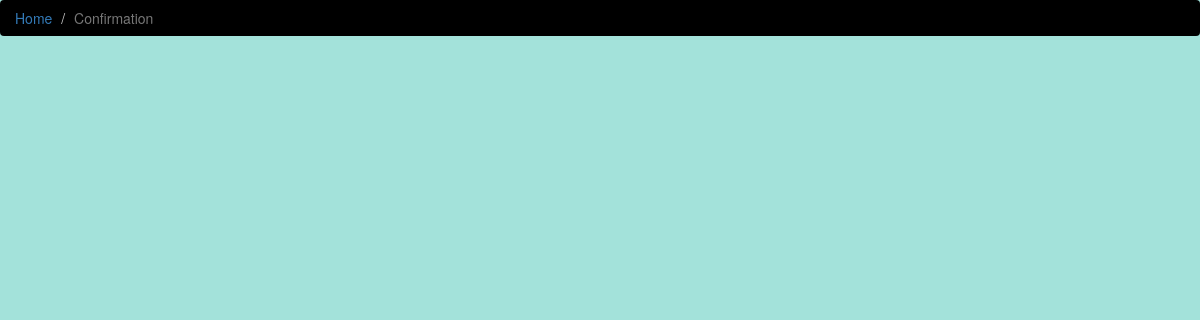
Page /state/confirm on the earlier database version.
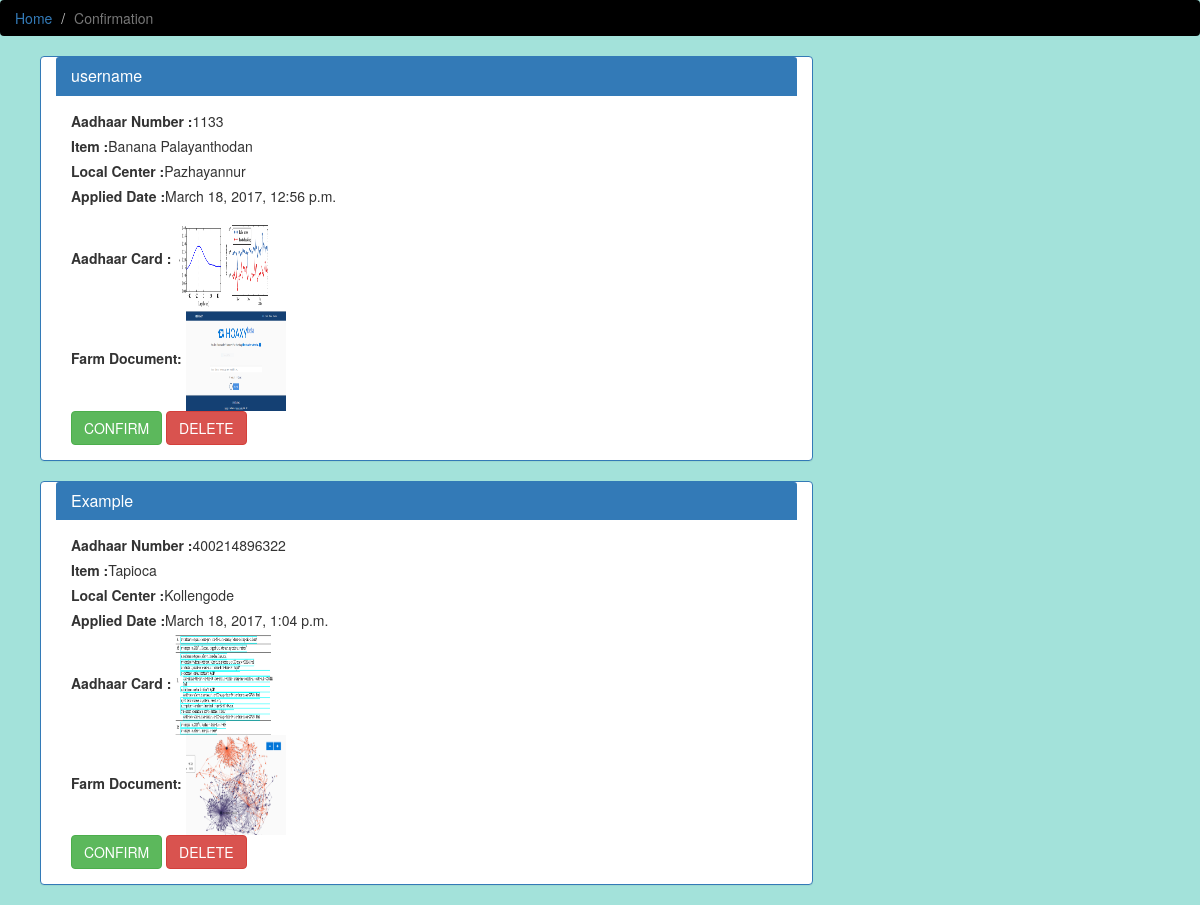
Same page on the later database version.
### home/models.py (models this page shows, shortened)
class FarmerDetails(models.Model) :
    Aadhaar = models.CharField(max_length = 12)
    F_Name = models.CharField(max_length = 50)
    AadhaarPic = models.FileField()
    doc = models.FileField()
    F_Addr = models.TextField(max_length = 150)
    F_Ph_NO = models.CharField(max_length = 15)
    L_id = models.ForeignKey(Local, on_delete=models.CASCADE)
    Item_id = models.ForeignKey(Price, on_delete=models.CASCADE)
    AC_NO = models.CharField(max_length = 16)
    Bank = models.CharField(max_length = 15)
    IFSC = models.CharField(max_length = 11)
    Apply_Date = models.DateTimeField(auto_now = False , auto_now_add = True)
    VerifiedStatus = models.CharField(max_length=1 , default="0") #1 for Yes 0 for No
    ConfirmedStatus = models.CharField(max_length=1 , default="0") #1 for Yes 0 for No

class Price(models.Model):
    Item_id = models.CharField(max_length=10)
    Item_Name = models.CharField(max_length = 50)
    D_id = models.ForeignKey(District, on_delete=models.CASCADE)
    Buy_Price = models.IntegerField()
    Sell_Price = models.IntegerField()
    def __str__ (self):
        return self.Item_Name

class Local(models.Model):
    L_id = models.CharField(max_length = 10, primary_key = True)
    L_Name = models.CharField(max_length = 20)
    D_id = models.ForeignKey(District, on_delete=models.CASCADE)
    C_Date = models.DateTimeField(auto_now = False , auto_now_add = True)
    def __str__ (self):
        return self.L_Name

### state/views.py (the view, shortened to what this page needs)
def Confirmation(request) :
    verifiedUsers = FarmerDetails.objects.filter(VerifiedStatus = 1 , ConfirmedStatus = 0)
    return render(request , 'state/confirm.html' , {'users' : verifiedUsers } )

### templates/state/confirm.html (shortened to what this page needs)
{%load static %}
<!DOCTYPE html>
<html lang="en">
<head>
	<link href="{% static 'css/bootstrap.min.css' %}" rel="stylesheet">
	<link href="{% static 'css/basic.css' %}" rel="stylesheet">
</head>
<body>
<ol class="breadcrumb">
		<li><a href="/state">Home</a></li>
		<li class="active">Confirmation</li>
		</ol>
<ul id="search-results">
			{% for user in users %}
			<form action="" method="post">
			<div class="users panel panel-primary col-md-8">
			<div class="panel-heading">
    <h3 class="panel-title">{{user.F_Name}}</h3>
  </div>
				<div class="panel-body">
				<label>Aadhaar Number : </label>{{user.Aadhaar}}<br>
                <label>Item : </label>{{user.Item_id}}<br>
                <label>Local Center : </label>{{user.L_id}}<br>
				<label>Applied Date : </label>{{user.Apply_Date}}<br>
                <label>Aadhaar Card : </label>
                <a href="{{user.AadhaarPic.url}}">
                <img border="0" alt="No Aadhaar" src="{{user.AadhaarPic.url}}" width="100" height="100"></a>
                <br>
                <label>Farm Document: </label>
                <a href="{{user.doc.url}}">
                <img border="0" alt="No documents" src="{{user.doc.url}}" width="100" height="100"></a>
				<br><button type="submit" class="btn btn-success">CONFIRM</button>
				<button type="submit" formaction = "deleteUser" class="btn btn-danger">DELETE</button>
				</div>
			</div>
			</form>
        {% endfor %}
    </ul>
</body>
</html>

### static/css/basic.css (style rules this page uses)
body , .jumbotron { background-color:rgba(37, 188, 168, 0.42); }
.breadcrumb { background-color : black; }

Differences in the rows shown:
now on this page (row edited): FarmerDetails: F_Name "username", Aadhaar "1133", Item_id "Banana Palayanthodan", L_id "Pazhayannur", Apply_Date "March 18, 2017, 12:56 p.m.", AadhaarPic (picture), doc (picture)
now on this page (row edited): FarmerDetails: F_Name "Example", Aadhaar "400214896322", Item_id "Tapioca", L_id "Kollengode", Apply_Date "March 18, 2017, 1:04 p.m.", AadhaarPic (picture), doc (picture)
